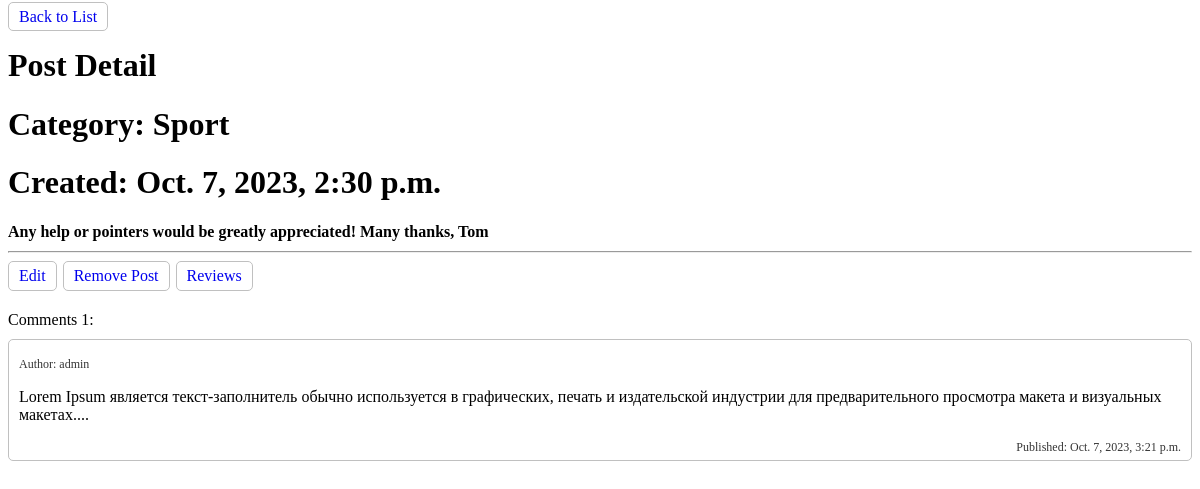
/post/detail/7, run on the app's committed database.
### blog/models.py (models this page shows, shortened)
class Post(models.Model):
    title = models.CharField(max_length=255, verbose_name='Title')
    text = models.TextField()
    isDraft = models.BooleanField(default=True)
    created = models.DateTimeField(auto_now_add=True)
    published_date = models.DateTimeField(auto_now_add=True)
    category = models.ForeignKey(PostCategory, on_delete=models.CASCADE, blank=True, null=True, verbose_name='Category')
    author = models.ForeignKey('auth.USER', on_delete=models.CASCADE, blank=True, null=True)

class PostCategory(models.Model):
    title = models.CharField(max_length=255, verbose_name='Title')
    text = models.TextField()
    created = models.DateTimeField(auto_now_add=True)
    published_date = models.DateTimeField(auto_now_add=True)

class Comment(models.Model):
    author = models.ForeignKey('auth.USER', on_delete=models.CASCADE)
    post_id = models.ForeignKey(Post, on_delete=models.CASCADE)
    text = models.TextField(verbose_name='Text')
    created = models.DateTimeField(auto_now_add=True)
    published_date = models.DateTimeField(auto_now_add=True, verbose_name='Published Date')

### blog/views.py (the view)
# urls.py: path('post/detail/<int:post_pk>', post_detail, name='post_detail'),
def post_detail(request, post_pk):
    post = Post.objects.get(pk=post_pk)
    comments = Comment.objects.filter(post_id=post_pk)
    comments_count = comments.count()
    context = {'post': post, 'comments': comments, 'comments_count': comments_count}
    return render(request, 'blog/post_detail.html', context)

### blog/templates/blog/post_detail.html (shortened to what this page needs)
<!DOCTYPE html>
<html lang="en">
<head>
</head>
<body>
<div>
    <a href="{% url 'post_list' %}" class="btn">
        Back to List
    </a>
    <h1>Post Detail</h1>
    <h1>Category: {{ post.category.title }}</h1>
    <h1>Created: {{ post.created }}</h1>
    <h1 class="text">{{ post.title }}</h1>
    <hr>
    <div class="controls">
        <a href="{% url 'post_edit' post_pk=post.pk%}" class="btn">
            Edit
        </a>
        <a href="{% url 'post_remove' post_pk=post.pk%}" class="btn">
            Remove Post
        </a>
        <a href="{% url 'post_feedback' post_pk=post.pk%}" class="btn">
            Reviews
        </a>
    </div>
    <div class="comments_wrapper">
        Comments {{comments_count}}:
        {% for comment in comments %}
        <div class="comment">
            <p class="author">Author: {{ comment.author }}</p>
            <p>{{ comment.text }}...</p>
            <div style="display: flex; justify-content: end">
                <span class="date">Published: {{ comment.published_date }}</span>
            </div>
        </div>
        {% endfor %}
    </div>
</div>
</body>
</html>

### blog/templates/blog/post_detail.html (style rules this page uses)
a { text-decoration: none; }
.text { font-size: 16px; }
.controls { display: flex; gap: 6px; }
.btn { padding: 5px 10px; border: 1px solid silver; border-radius: 5px; }
.comments_wrapper { margin-top: 20px; }
.comments_wrapper .comment { padding: 5px 10px; border: 1px solid silver; border-radius: 5px; margin-top: 10px; }
.comments_wrapper .comment .author { font-size: 12px; opacity: 0.8; }
.comments_wrapper .comment .date { font-size: 12px; opacity: 0.8; }

### data on the page
Post: category "Sport", created "Oct. 7, 2023, 2:30 p.m.", title "Any help or pointers would be greatly appreciated! Many thanks, Tom"
Comment: author "admin", text "Lorem Ipsum является текст-заполнитель обычно используется в графических, печать и издательской индустрии для предварительного просмотра макета и визуальных макетах.", published_date "Oct. 7, 2023, 3:21 p.m."

### other printed values
{{ comments_count }} "1"
